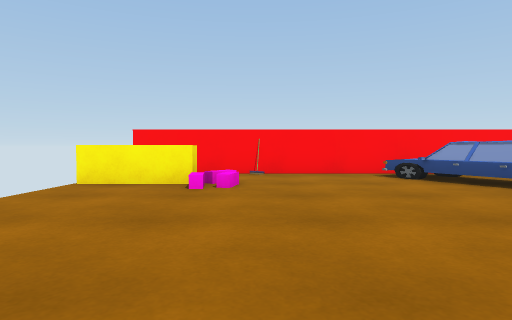
[1] (above)

12 first-person views from a walk through a scene from a Unity 3-D project. The camera is 0.58 m above the floor, tilts 2° down and sees 75° across. The floor is counted in squares, 1 m on a side. Each view is taken from the middle of a square. On the plan, view 1 faces up. The plan holds only what a view shows up to about 9 squares ahead; the rest is blank. Some animated figures are not drawn.

[2]
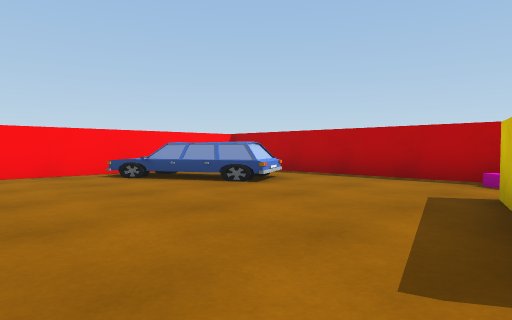

[3]
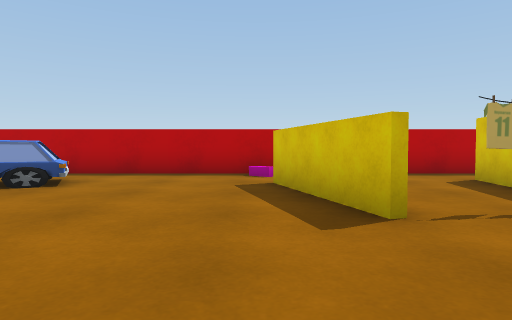

[4]
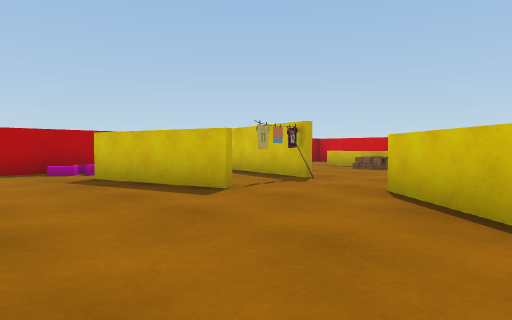

[5]
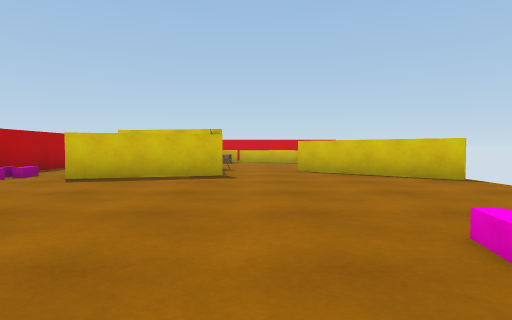

[6]
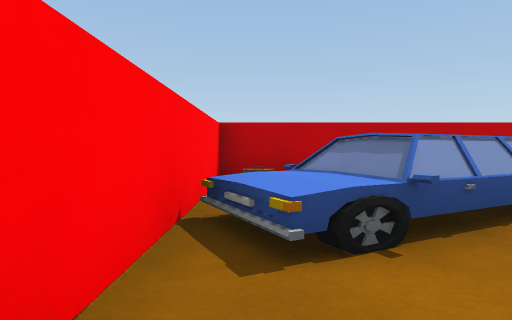

[7]
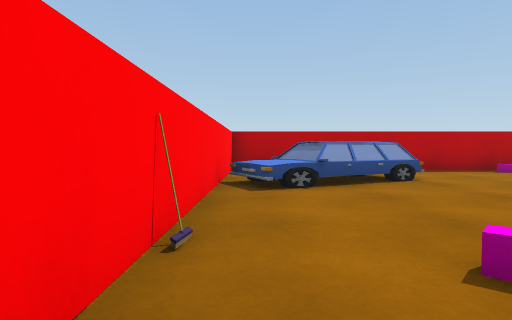

[8]
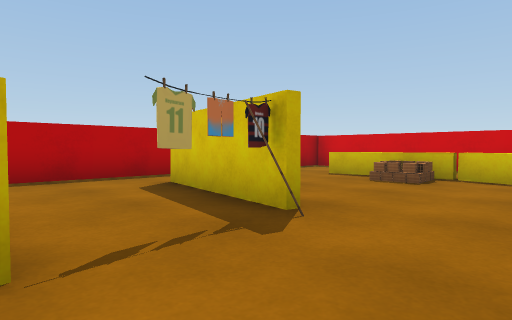

[9]
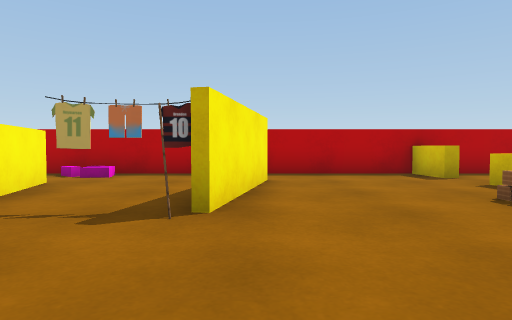

[10]
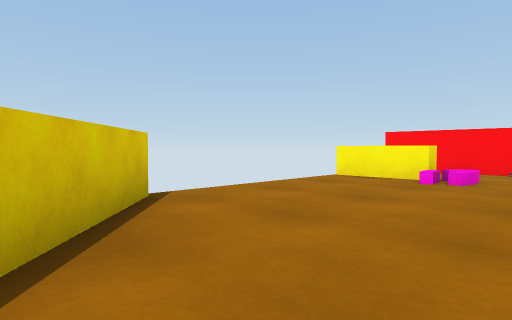

[11]
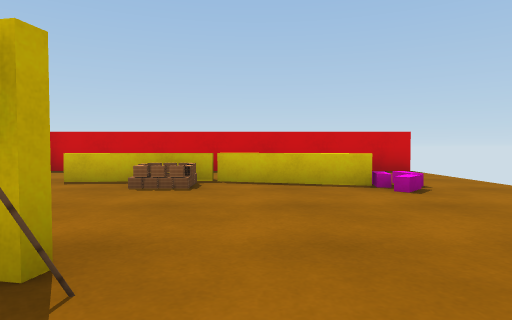

[12]
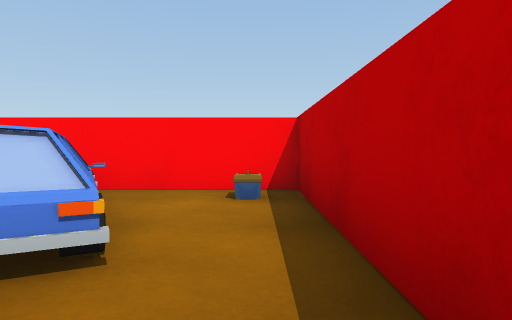

### Floor plan
Key: @ floor where view 1 was taken; # wall or solid block; x gap in a wall; . floor; = window, fence, low wall or low ledge; ^ raised ledge; B pink block; T toolbox; O other object.
Columns run from 3 left of view 1 to 7 right of it. Each row starts with its distance up from view 1.
  8 ###########
  7  .....OO.T#
  6  ^B...OO..#
  5  .BB...OO.#
  4  ......O..#
  3  .........#
  2  .........#
  1 x........B#
  0  ##@.###.B#
 -1   #..x....#
 -2    ..O....#
 -3   ...####.#
 -4  .........#
 -5  .........#
 -6  .B=.O....#
 -7  . ^^^^ .^#
 -8  .   .  ..#
 -9  .   .   .#
-10 ###########

Where each view was taken, in squares from view 1:
view 1: 0 up, 0 right, facing up
view 2: 0 up, 0 right, facing up-right
view 3: 1 up, 1 left, facing right
view 4: 3 up, 2 left, facing down-right
view 5: 7 up, 1 right, facing down
view 6: 7 up, 1 right, facing right
view 7: 7 up, 2 left, facing right
view 8: 0 up, 0 right, facing down-right
view 9: 3 down, 1 left, facing right
view 10: 1 down, 1 right, facing up-left
view 11: 1 down, 1 right, facing down
view 12: 3 up, 6 right, facing up
